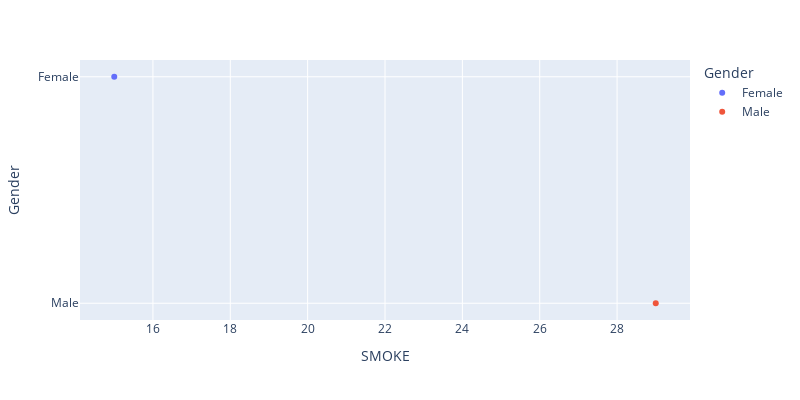

Here is the notebook cell this chart was saved with:
### Code cell
df_smoke=df2[df2['SMOKE']=='yes'].groupby('Gender')['SMOKE'].count().reset_index()

px.scatter(df_smoke ,x='SMOKE',y='Gender',color='Gender',width=800, height=400)

px.show("notebook")

### Figure 1 — Plotly figure (JSON) as saved in the notebook; plotly's stock layout.template omitted (floating-point values rounded to 4 significant figures)
{"data": [{"hovertemplate": "Gender=%{y}<br>SMOKE=%{x}<extra></extra>", "legendgroup": "Female", "marker": {"color": "#636efa", "symbol": "circle"}, "mode": "markers", "name": "Female", "orientation": "h", "showlegend": true, "type": "scatter", "x": [15], "xaxis": "x", "y": ["Female"], "yaxis": "y"}, {"hovertemplate": "Gender=%{y}<br>SMOKE=%{x}<extra></extra>", "legendgroup": "Male", "marker": {"color": "#EF553B", "symbol": "circle"}, "mode": "markers", "name": "Male", "orientation": "h", "showlegend": true, "type": "scatter", "x": [29], "xaxis": "x", "y": ["Male"], "yaxis": "y"}], "layout": {"height": 400, "legend": {"title": {"text": "Gender"}, "tracegroupgap": 0}, "margin": {"t": 60}, "width": 800, "xaxis": {"anchor": "y", "domain": [0, 1], "title": {"text": "SMOKE"}}, "yaxis": {"anchor": "x", "categoryarray": ["Male", "Female"], "categoryorder": "array", "domain": [0, 1], "title": {"text": "Gender"}}}}
